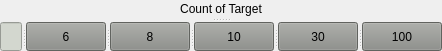
   <widget class="QSplitter" name="splitter_13">
    <property name="geometry">
     <rect>
      <x>20</x>
      <y>150</y>
      <width>201</width>
      <height>51</height>
     </rect>
    </property>
    <property name="orientation">
     <enum>Qt::Vertical</enum>
    </property>
    <widget class="QLabel" name="label_5">
     <property name="styleSheet">
      <string notr="true">color:black;</string>
     </property>
     <property name="text">
      <string>Count of Target</string>
     </property>
     <property name="alignment">
      <set>Qt::AlignCenter</set>
     </property>
    </widget>
    <widget class="QSplitter" name="splitter_12">
     <property name="orientation">
      <enum>Qt::Horizontal</enum>
     </property>
     <widget class="QLineEdit" name="count_edit">
      <property name="styleSheet">
       <string notr="true">background-color:rgb(211, 215, 207);</string>
      </property>
     </widget>
     <widget class="QPushButton" name="count6">
      <property name="styleSheet">
       <string notr="true">QPushButton{
background-color:rgb(136, 138, 133);
color:black;
}</string>
      </property>
      <property name="text">
       <string>6</string>
      </property>
     </widget>
     <widget class="QPushButton" name="count8">
      <property name="styleSheet">
       <string notr="true">QPushButton{
background-color:rgb(136, 138, 133);
color:black;
}</string>
      </property>
      <property name="text">
       <string>8</string>
      </property>
     </widget>
     <widget class="QPushButton" name="count10">
      <property name="styleSheet">
       <string notr="true">QPushButton{
background-color:rgb(136, 138, 133);
color:black;
}</string>
      </property>
      <property name="text">
       <string>10</string>
      </property>
     </widget>
     <widget class="QPushButton" name="count30">
      <property name="styleSheet">
       <string notr="true">QPushButton{
background-color:rgb(136, 138, 133);
color:black;
}</string>
      </property>
      <property name="text">
       <string>30</string>
      </property>
     </widget>
     <widget class="QPushButton" name="count100">
      <property name="styleSheet">
       <string notr="true">QPushButton{
background-color:rgb(136, 138, 133);
color:black;
}</string>
      </property>
      <property name="text">
       <string>100</string>
      </property>
     </widget>
    </widget>
   </widget>
